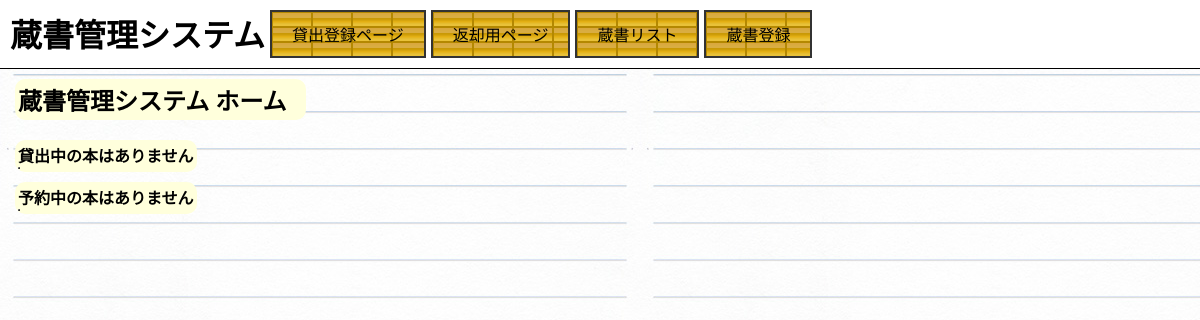
Page /registration/home on the earlier database version.
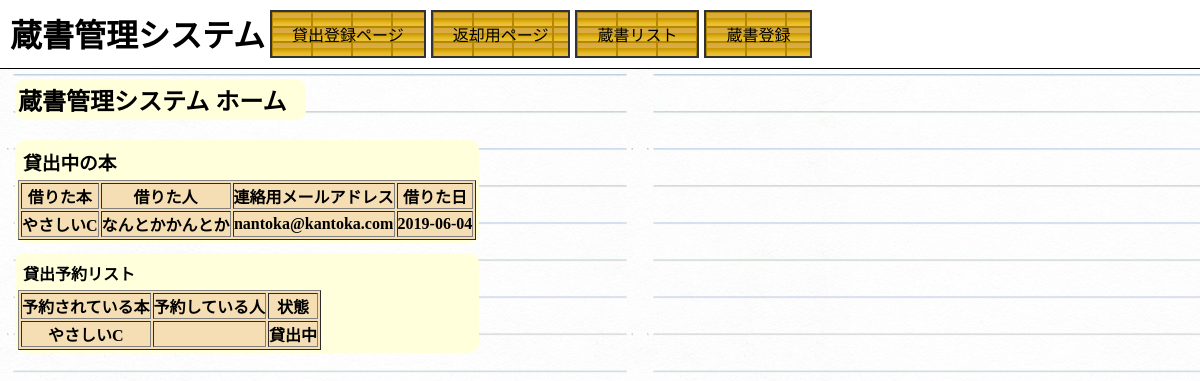
Same page on the later database version.
### registration/models.py (models this page shows)
class Registration(models.Model):
    book = models.CharField(max_length=100)
    user = models.CharField(max_length=20)
    day = models.CharField(max_length=20, default='なし')
    status = models.CharField(max_length=10)
    mail = models.CharField(max_length=30)
    who_want = models.CharField(max_length=20)

### registration/views.py (the view)
# urls.py: 2. Add a URL to urlpatterns:  path('', views.home, name='home')
def home(request):
    d = {'messages': Registration.objects.filter(status="貸出中"),
         'next': Registration.objects.exclude(who_want='なし')}
    return render(request, 'regist/home.html', d)

### registration/templates/regist/home.html (shortened to what this page needs)
{% extends "base.html" %}
{% block content%}
<div>
<h2 class="name" style="width: 285px;">蔵書管理システム ホーム</h2></div>
<div class="naraberu">
    <div class="tablese">
        <table border="1" class="table">
                {% if messages %}
            <h3 class="hey">貸出中の本</h3>
            <thead>
            <tr>
                <th>借りた本</th>
                <th>借りた人</th>
                <th>連絡用メールアドレス</th>
                <th>借りた日</th>
            </tr>
            </thead>
            <thead>
            {% for regist in messages %}
            <tr>
                <th>
                    {{ regist.book }}
                </th>
                <th>
                    {{ regist.user}}
                </th>
                <th>
                    {{regist.mail}}
                </th>
                <th>
                    {{regist.day}}
                </th>
            </tr>
            {% endfor %}
            </thead>
            {% endif %}
            {% if not messages %}
            <h4>貸出中の本はありません</h4>
            {% endif%}
        </table>
    </div>
    <div class="tablese">
        <table border="1" class="table">
            {% if next  %}
            <h4 class="hey">貸出予約リスト</h4>
            <thead>
            <tr>
                <th>予約されている本</th>
                <th>予約している人</th>
                <th>状態</th>
            </tr>
            </thead>
            <thead>
            {% for regist in next %}
            <tr>
                <th>{{ regist.book }}</th>
                <th>{{ regist.who_want }}</th>
                <th>{{ regist.status }}</th>
            </tr>
            {% endfor %}
            </thead>
            {% endif %}
            {% if not next %}
            <h4>予約中の本はありません</h4>
            {% endif%}
        </table>
    </div>
</div>
    {% endblock content%}

Differences in the rows shown:
added Registration: book "やさしいC", user "なんとかかんとか", mail "nantoka@kantoka.com", day "2019-06-04", status "貸出中"
Other differences:
text no longer shown: "貸出中の本はありません 予約中の本はありません"
text now shown: "貸出中の本 借りた本 借りた人 連絡用メールアドレス 借りた日 貸出予約リスト 予約されている本 予約している人 状態"
